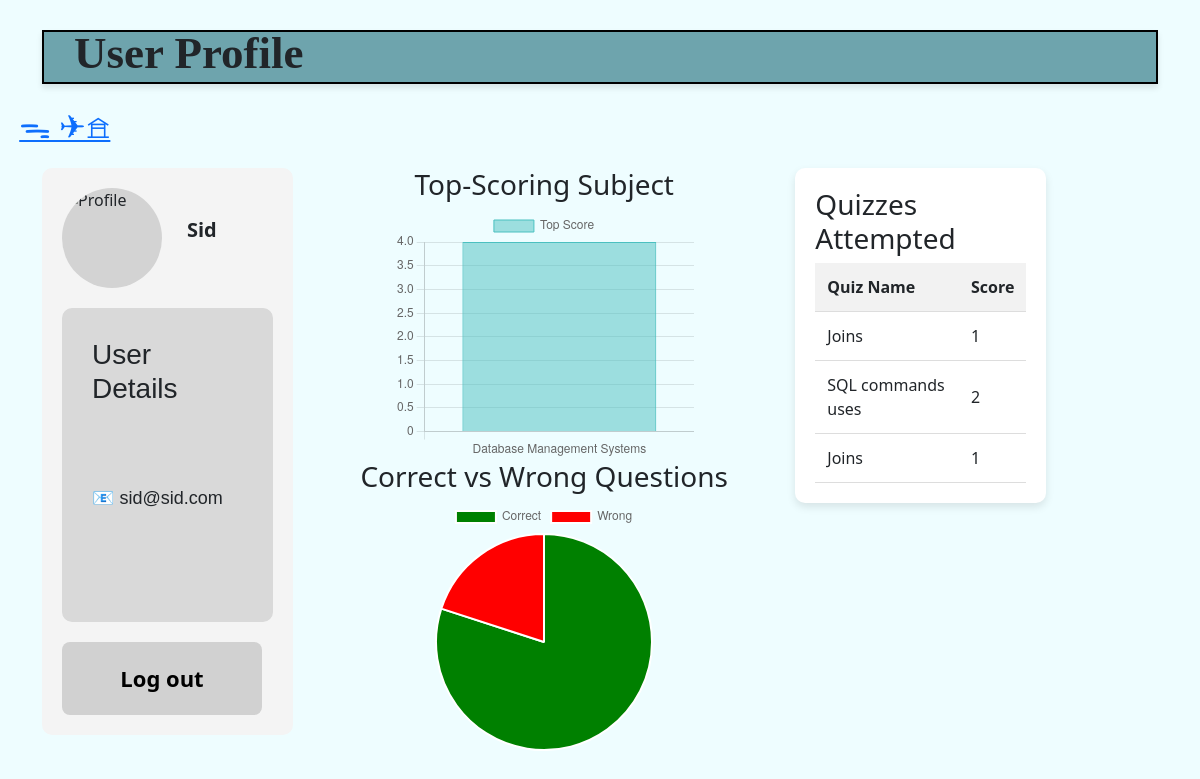
The page /profile (signed in) on the database its author committed.
### models.py (models this page shows, shortened)
class User(db.Model, UserMixin):
    __tablename__ = "user"
    id = db.Column(db.Integer, primary_key=True)
    username = db.Column(db.String(80), unique=True, nullable=False)
    password_hash = db.Column(db.String(128), nullable=False)
    name = db.Column(db.String(100), nullable=False)
    email = db.Column(db.String(120), unique=True, nullable=False)
    is_admin = db.Column(db.Boolean, default=False)
    branch_id = db.Column(db.Integer, db.ForeignKey('branch.id'), nullable=False)

class Score(db.Model):
    __tablename__ = 'score'
    id = db.Column(db.Integer, primary_key=True)
    quiz_id = db.Column(db.Integer, db.ForeignKey('quiz.id'), nullable=False)
    user_id = db.Column(db.Integer, db.ForeignKey('user.id'), nullable=False)
    score = db.Column(db.Integer, nullable=False)
    user = db.relationship('User', backref='scores', lazy=True)

class Quiz(db.Model):
    __tablename__ = 'quiz'
    id = db.Column(db.Integer, primary_key=True)
    chapter_id = db.Column(db.Integer, db.ForeignKey('chapter.id'), nullable=False)
    subject_id = db.Column(db.Integer, db.ForeignKey('subject.id'), nullable=False)
    name = db.Column(db.String(50), unique=True, nullable=False)
    nos = db.Column(db.Integer, nullable=False)
    time = db.Column(db.Integer, nullable=False)
    created_at = db.Column(db.DateTime, default=lambda: datetime.now(timezone.utc))
    questions = db.relationship('Question', backref='quiz', lazy=True)
    scores = db.relationship('Score', backref='quiz', lazy=True)

### routes.py (the view)
@routes_bp.route("/profile", methods=['GET'])
@login_required
def profile():
    subject_scores = (
        db.session.query(Subject.name.label("subject"), func.sum(Score.score).label("score"))
        .join(Quiz, Quiz.id == Score.quiz_id)
        .join(Subject, Subject.id == Quiz.subject_id)
        .filter(Score.user_id == current_user.id)
        .group_by(Subject.name)
        .order_by(desc("score"))
        .limit(1)  # Fetch top 1 subject
        .all()
    )
    subject_scores = [{"subject": row.subject, "score": row.score} for row in subject_scores]
    quiz_stats = db.session.query(
        func.count(Score.id).label("attempted"),
        func.coalesce(func.sum(Score.score), 0).label("correct")
    ).filter(Score.user_id == current_user.id).first()
    if quiz_stats:
        correct_wrong_attempts = {
            "correct": quiz_stats.correct or 0,  # Handle None as 0
            "wrong": quiz_stats.attempted - (quiz_stats.correct or 0)
        }
    else:
        correct_wrong_attempts = {"correct": 0, "wrong": 0}  # Ensure it's always defined
    quiz_attempts = db.session.query(Quiz.name.label("quiz_name"), Score.score).join(Quiz).filter(Score.user_id == current_user.id).all()
    quiz_attempts = [{"quiz_name": row.quiz_name, "score": row.score} for row in quiz_attempts]
    return render_template(
        "user/profile.html",
        subject_scores=subject_scores,
        correct_wrong_attempts=correct_wrong_attempts,
        quiz_attempts=quiz_attempts
    )

### app.py (called while the page is built)
@login_manager.user_loader
def load_user(user_id):
    return User.query.get(int(user_id))

### templates/user/profile.html (shortened to what this page needs)
{% extends 'layout.html' %}
{% block content %}
    <div class="header">
        <h3 onclick="location.href='{{ url_for('routes.profile') }}'">User Profile</h3>
    </div>
    <div class="back-button">
        <a href="javascript:history.back()">ᯓ ✈︎𖠿</a>
    </div>
    <div class="profile-content">
        <div class="sidebar">
            <div class="profile-pic">
                <img src="{{ current_user.profile_pic or 'https://i.pinimg.com/736x/0a/4d/b5/0a4db5df5c39bb429c808f0c253ee5d8.jpg' }}" alt="Profile">
                <p>{{ current_user.name }}</p>
            </div>
            <div class="personal-details">
                <h3>User Details</h3>
                <p>📧 {{ current_user.email }}</p>
            </div>
            <form action="{{ url_for('routes.logout') }}" method="post" style="display:inline;">
                <button type="submit" class="logout-btn">Log out</button>
            </form>
        </div>
        <div class="chart-container">
            <h3>Top-Scoring Subject</h3>
            <canvas id="topScoresBarChart"></canvas>
            <h3>Correct vs Wrong Questions</h3>
            <canvas id="correctAttemptsPieChart"></canvas>
        </div>
        <div class="quizzes-box">
            <h3>Quizzes Attempted</h3>
            <table>
                <thead>
                    <tr>
                        <th>Quiz Name</th>
                        <th>Score</th>
                    </tr>
                </thead>
                <tbody>
                    {% for quiz in quiz_attempts %}
                    <tr>
                        <td>{{ quiz.quiz_name }}</td>
                        <td>{{ quiz.score }}</td>
                    </tr>
                    {% endfor %}
                </tbody>
            </table>
        </div>
    </div>
    <script>
        // Convert Flask data into JavaScript variables
        var topScoresData = {{ subject_scores | tojson }};  // Subject scores array
        var correctAttemptsData = {{ correct_wrong_attempts | tojson }};  // Correct vs wrong attempts data
        document.addEventListener("DOMContentLoaded", function () {
            // Get canvas elements
            var ctxBar = document.getElementById('topScoresBarChart').getContext('2d');
            var ctxPie = document.getElementById('correctAttemptsPieChart').getContext('2d');
            // Since we only want the top 1 subject, no need to slice, just use the first element
            topScoresData = topScoresData.slice(0, 1);  // Only the top 1 subject
            // Bar Chart - Top Scoring Subject (Only 1 subject)
            new Chart(ctxBar, {
                type: 'bar',
                data: {
                    labels: topScoresData.map(row => row.subject),  // Display the subject name
                    datasets: [{
                        label: 'Top Score',
                        data: topScoresData.map(row => row.score),  // Display the score
                        backgroundColor: 'rgba(75, 192, 192, 0.5)',
                        borderColor: 'rgba(75, 192, 192, 1)',
                        borderWidth: 1
                    }]
                },
                options: {
                    responsive: true,
                    maintainAspectRatio: false,
                    scales: {
                        y: { beginAtZero: true }
                    }
                }
            });
            // Pie Chart - Correct vs Wrong Questions
            new Chart(ctxPie, {
                type: 'pie',
                data: {
                    labels: ['Correct', 'Wrong'],
                    datasets: [{
                        data: [correctAttemptsData.correct, correctAttemptsData.wrong],
                        backgroundColor: ['green', 'red']
                    }]
                },
                options: {
                    responsive: true,
                    maintainAspectRatio: false
                }
            });
        });
    </script>
{% endblock %}

### templates/user/profile.html (style rules this page uses)
body { background-color: #EEFDFF; margin-top: 30px; padding: 100; display: flex; flex-direction: column; align-items: center; height: 100vh; }
.header { width: 100%; background-color: #6ea4ad; display: flex; justify-content: space-between; align-items: center; padding: 25px 30px; height: 10px; box-shadow: 0px 4px 6px rgba(0, 0, 0, 0.1); border: 2.5px solid black; }
.header h3 { font-size: 45px; font-weight: bold; font-family: 'Irish Grover', cursive; cursor: pointer; }
.profile-content { display: flex; justify-content: space-between; align-items: flex-start; width: 90%; max-width: 1200px; margin-top: 30px; }
.sidebar { width: 25%; min-width: 250px; background-color: #f4f4f4; padding: 20px; border-radius: 10px; }
.profile-pic { display: flex; align-items: center; gap: 25px; }
.profile-pic img { width: 100px; height: 100px; border-radius: 50%; background: lightgray; }
.profile-pic p { font-size: 20px; font-weight: bold; }
.personal-details { margin-top: 20px; padding: 30px; background: #D9D9D9; border-radius: 10px; font-family: 'Sansita', sans-serif; font-size: 22px; }
.personal-details p { font-size: 18px; margin: 80px 0; }
.logout-btn { margin-top: 20px; padding: 20px; width: 200px; background: #d1d1d1; border: none; border-radius: 8px; font-size: 22px; font-weight: bold; cursor: pointer; }
.chart-container { width: 45%; display: flex; flex-direction: column; align-items: center; }
canvas { max-width: 300px; max-height: 250px; }
.quizzes-box { width: 25%; background-color: #fff; padding: 20px; border-radius: 10px; box-shadow: 0 4px 8px rgba(0, 0, 0, 0.1); }
.quizzes-box table { width: 100%; border-collapse: collapse; }
.quizzes-box th, .quizzes-box td { padding: 12px; text-align: left; border-bottom: 1px solid #ddd; }
.quizzes-box th { background-color: #f2f2f2; font-weight: bold; }
.back-button { display: inline-block; transform: scale(2); margin-top: 30px; }

### rows shown on the page
User: name "Sid", email "sid@sid.com"
Score: quiz_name "Joins", score "1"
Score: quiz_name "SQL commands uses", score "2"
Score: quiz_name "Joins", score "1"

### other values the page prints
chart data {{ subject_scores | tojson }} [{"score": 4, "subject": "Database Management Systems"}]
chart data {{ correct_wrong_attempts | tojson }} {"correct": 4, "wrong": -1}
